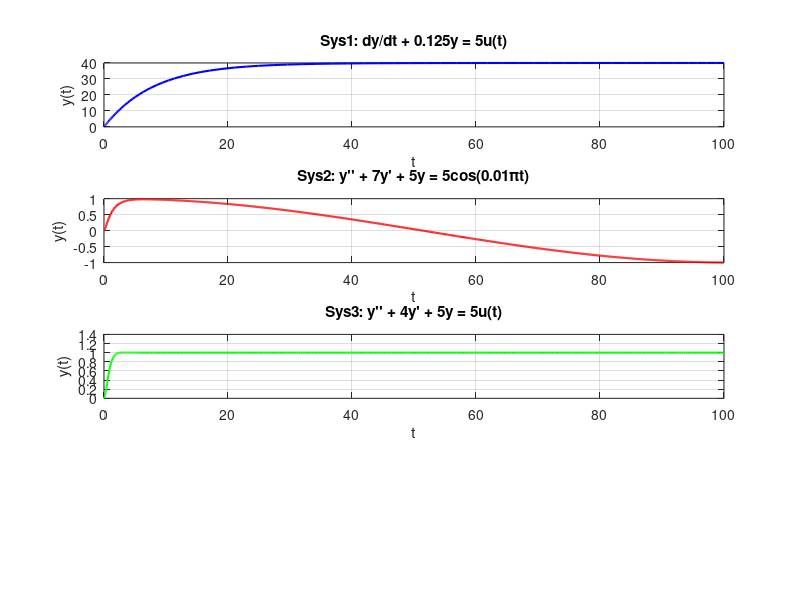

Here is the MATLAB script that generated this plot: (Note: this script raises an error after producing the figure.)
% ============================================
% Question III - CORRECTED FINAL
% ============================================
clc; clear; close all;

tspan = [0 100];
y0_1 = [0];
y0_2 = [0 0];

ode1 = @(t,y) [-0.125*y(1) + 5];
ode2 = @(t,y) [y(2); -5*y(1) - 7*y(2) + 5*cos(0.01*pi*t)];
ode3 = @(t,y) [y(2); -5*y(1) - 4*y(2) + 5];
ode4 = @(t,y) [y(2); -5*y(1) + 4*y(2) + 5];

[t1,y1] = ode45(ode1, tspan, y0_1);
[t2,y2] = ode45(ode2, tspan, y0_2);
[t3,y3] = ode45(ode3, tspan, y0_2);
[t4,y4] = ode45(ode4, tspan, y0_2);

figure(1);
subplot(4,1,1); plot(t1,y1,'b','LineWidth',1.5);
title('Sys1: dy/dt + 0.125y = 5u(t)'); xlabel('t'); ylabel('y(t)'); grid on;
subplot(4,1,2); plot(t2,y2(:,1),'r','LineWidth',1.5);
title('Sys2: y'''' + 7y'' + 5y = 5cos(0.01\pit)'); xlabel('t'); ylabel('y(t)'); grid on;
subplot(4,1,3); plot(t3,y3(:,1),'g','LineWidth',1.5);
title('Sys3: y'''' + 4y'' + 5y = 5u(t)'); xlabel('t'); ylabel('y(t)'); grid on;
subplot(4,1,4); plot(t4,y4(:,1),'m','LineWidth',1.5);
title('Sys4: y'''' - 4y'' + 5y = 5u(t)'); xlabel('t'); ylabel('y(t)'); grid on;
sgtitle('Q III - Zero-State Responses');

fprintf('\n========== Stability & Steady-State Analysis ==========\n\n');

% --- System 1 ---
r1   = roots([1, 0.125]);
tau1 = -1/real(r1);
SS1  = 5/0.125;
fprintf('System 1: dy/dt + 0.125y = 5u(t)\n');
fprintf('  Root: %.4f\n', r1);
fprintf('  Stability: STABLE (root in left half-plane)\n');
fprintf('  Type: Asymptotically Stable\n');
fprintf('  tau = %.1f s,  4*tau = %.1f s\n', tau1, 4*tau1);
fprintf('  Steady State: EXISTS → CONSTANT = %.1f\n\n', SS1);

% --- System 2 ---
r2   = roots([1, 7, 5]);
tau2 = -1/max(real(r2));
w0   = 0.01*pi;
H2   = 5 / (-(w0^2) + 7j*w0 + 5);
SS2_amp   = abs(H2);
SS2_phase = angle(H2)*180/pi;
fprintf('System 2: y'''' + 7y'' + 5y = 5cos(0.01*pi*t)\n');
fprintf('  Roots: %.4f, %.4f\n', r2(1), r2(2));
fprintf('  Stability: STABLE (both roots negative)\n');
fprintf('  Type: Asymptotically Stable\n');
fprintf('  tau = %.4f s,  4*tau = %.4f s\n', tau2, 4*tau2);
fprintf('  Steady State: EXISTS → SINUSOIDAL\n');
fprintf('  SS Amplitude = %.4f, Phase = %.2f degrees\n\n', SS2_amp, SS2_phase);

% --- System 3 ---
r3   = roots([1, 4, 5]);
tau3 = -1/real(r3(1));
SS3  = 5/5;
fprintf('System 3: y'''' + 4y'' + 5y = 5u(t)\n');
fprintf('  Roots: %.4f +/- %.4fi\n', real(r3(1)), abs(imag(r3(1))));
fprintf('  Stability: STABLE (negative real part)\n');
fprintf('  Type: Asymptotically Stable (damped oscillation)\n');
fprintf('  tau = %.4f s,  4*tau = %.4f s\n', tau3, 4*tau3);
fprintf('  Steady State: EXISTS → CONSTANT = %.1f\n\n', SS3);

% --- System 4 ---
r4 = roots([1, -4, 5]);
fprintf('System 4: y'''' - 4y'' + 5y = 5u(t)\n');
fprintf('  Roots: %.4f +/- %.4fi\n', real(r4(1)), abs(imag(r4(1))));
fprintf('  Stability: UNSTABLE (positive real part)\n');
fprintf('  Type: Unstable\n');
fprintf('  Steady State: DOES NOT EXIST (response diverges)\n\n');
